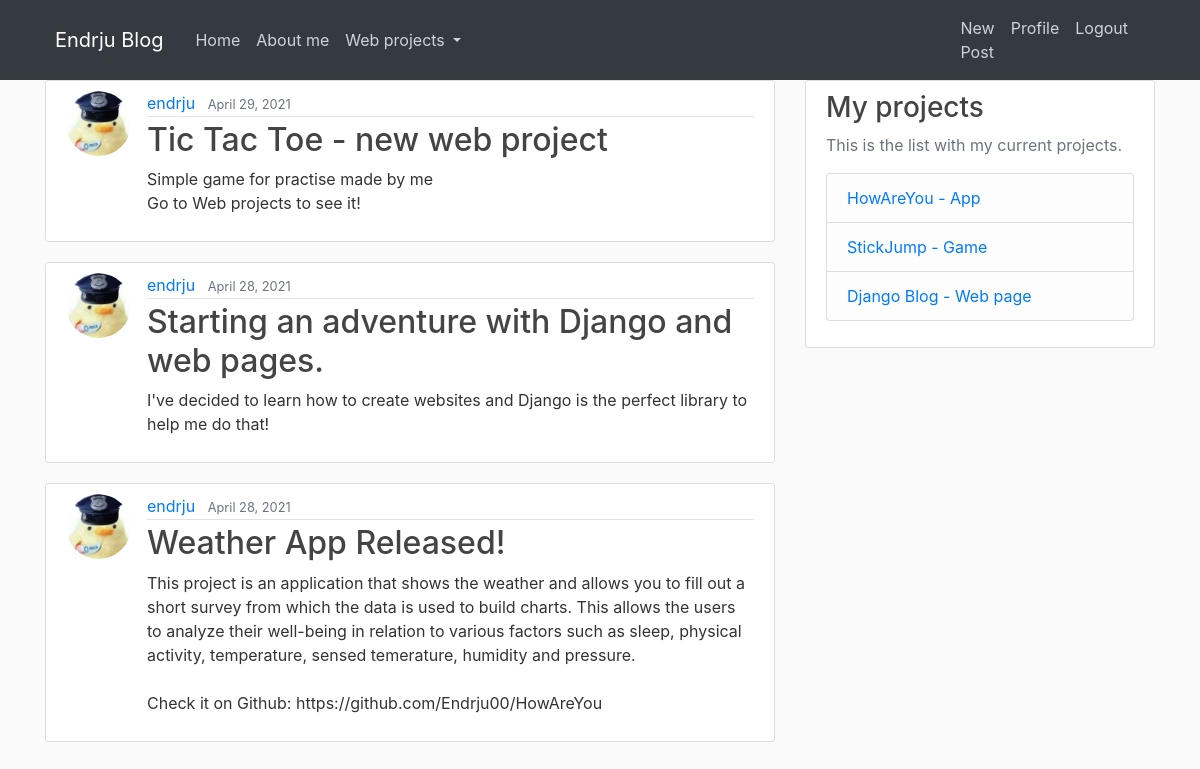
The app's page / (signed in) with its own data.
### blog/models.py (models this page shows, shortened)
class Post(models.Model):
    title = models.CharField(max_length=100)
    content = models.TextField()
    date_posted = models.DateTimeField(default=timezone.now)
    author = models.ForeignKey(User, on_delete=models.CASCADE)

### users/models.py (models this page shows, shortened)
class Profile(models.Model):
    user = models.OneToOneField(User, on_delete=models.CASCADE)
    image = models.ImageField(default='default.jpg', upload_to='profile_pics')

### blog/views.py (the view)
# urls.py: path('', PostListView.as_view(), name='blog-home'),
class PostListView(ListView):
    model = Post
    template_name = 'blog/home.html'
    context_object_name = 'posts'
    ordering = ['-date_posted']
    paginate_by = 3

### blog/templates/blog/home.html
{% extends "blog/base.html" %}
{% block content %}
    {% for post in posts %}
        <article class="media content-section">
            <img class="rounded-circle article-img" src="{{ post.author.profile.image.url }}">
          <div class="media-body">
            <div class="article-metadata">
              <a class="mr-2" href="#">{{ post.author }}</a>
              <small class="text-muted">{{ post.date_posted|date:"F j, Y" }}</small>
            </div>
            <h2><a class="article-title" href="{% url 'post-detail' post.id %}">{{ post.title }}</a></h2>
            <p class="article-content">{{ post.content }}</p>
          </div>
        </article>
    {% endfor %}
{% endblock content %}

### blog/static/blog/main.css (style rules this page uses)
body { background: #fafafa; color: #333333; margin-top: 5rem; }
h1, h2, h3, h4, h5, h6 { color: #444444; }
.content-section { background: #ffffff; padding: 10px 20px; border: 1px solid #dddddd; border-radius: 3px; margin-bottom: 20px; }
.article-title { color: #444444; }
.article-content { white-space: pre-line; }
.article-img { height: 65px; width: 65px; margin-right: 16px; }
.article-metadata { padding-bottom: 1px; margin-bottom: 4px; border-bottom: 1px solid #e3e3e3 }

### records on screen
Post: author.profile.image (picture), author "endrju", date_posted "April 29, 2021", title "Tic Tac Toe - new web project", content "Simple game for practise made by me Go to Web projects to see it!"
Post: author.profile.image (picture), author "endrju", date_posted "April 28, 2021", title "Starting an adventure with Django and web pages.", content "I've decided to learn how to create websites and Django is the perfect library to help me do that!"
Post: author.profile.image (picture), author "endrju", date_posted "April 28, 2021", title "Weather App Released!", content "This project is an application that shows the weather and allows you to fill out a short survey from which the data is used to build charts. This allows the users to analyze their well-being in relation to various factors such as sleep, physical activity, temperature, sensed temerature, humidity and pressure. Check it on Github: https://github.com/Endrju00/HowAreYou"
